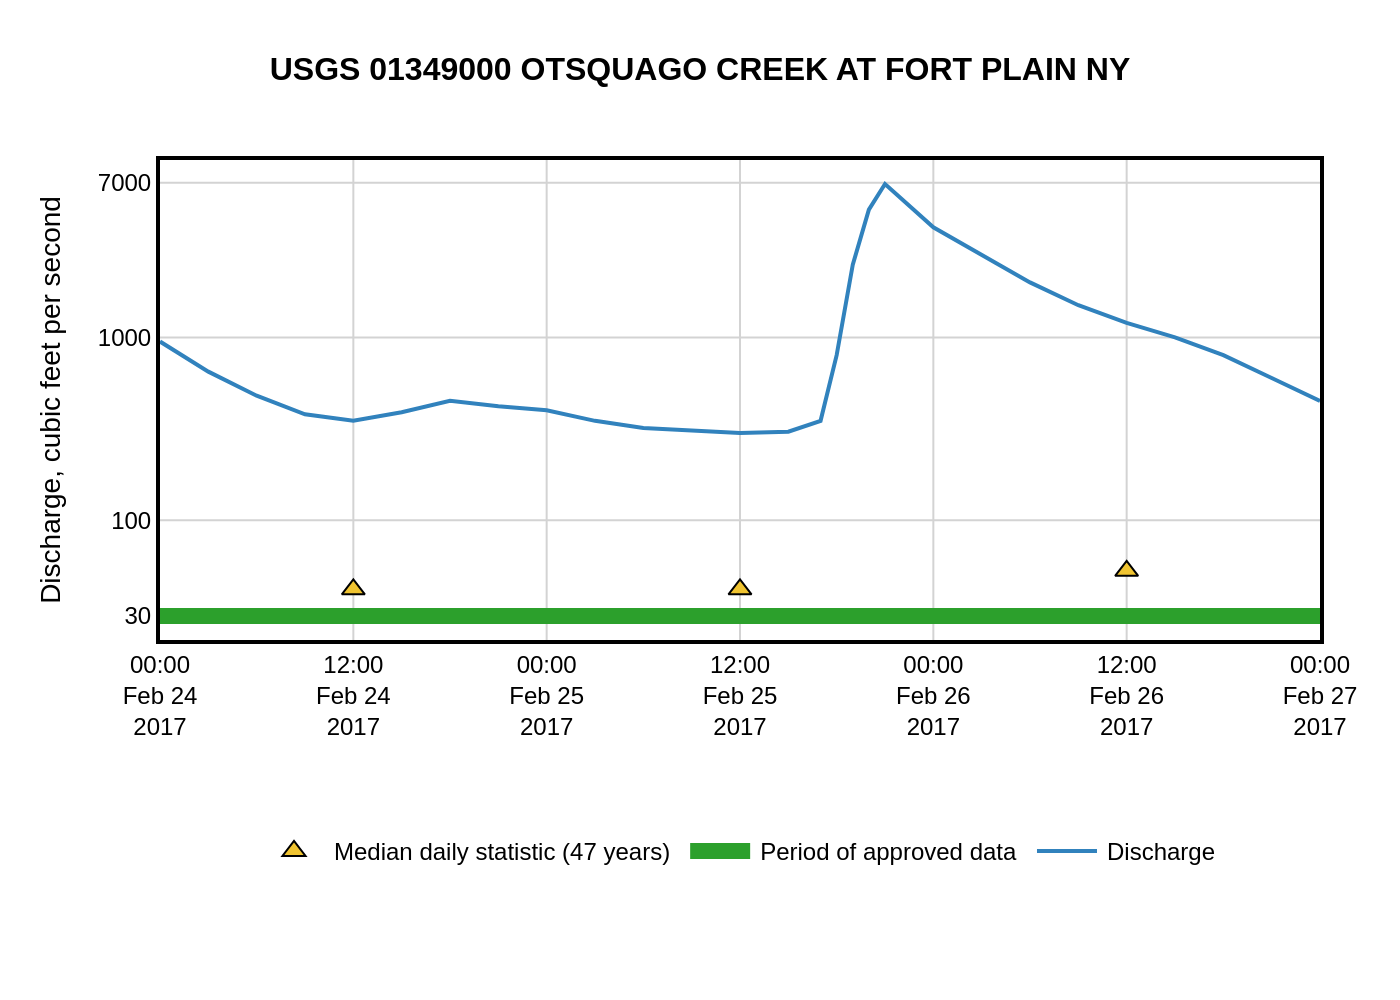

The Python source for this figure:
import sys
import json
import plotly.graph_objects as go

# Check for command-line argument
if len(sys.argv) != 2:
    print("Usage: python create_chart.py <path_to_json_file>")
    sys.exit(1)

json_file_path = sys.argv[1]

# Read data from the JSON file
try:
    with open(json_file_path, 'r', encoding='utf-8') as f:
        chart_info = json.load(f)
except FileNotFoundError:
    print(f"Error: JSON file not found at {json_file_path}")
    sys.exit(1)
except json.JSONDecodeError:
    print(f"Error: Could not decode JSON from {json_file_path}")
    sys.exit(1)

# Extract data, texts, and colors from the JSON object
chart_data = chart_info.get('chart_data', [])
texts = chart_info.get('texts', {})
colors = chart_info.get('colors', [])

# Initialize the figure
fig = go.Figure()

# Add traces to the figure by iterating through the chart_data
for i, series in enumerate(chart_data):
    color = colors[i] if i < len(colors) else None
    
    trace_params = {
        'x': series.get('x'),
        'y': series.get('y'),
        'name': series.get('name'),
        'mode': series.get('mode')
    }

    if series.get('type') == 'scatter':
        trace_params['marker'] = dict(
            color=color,
            symbol=series.get('marker_symbol', 'circle'),
            size=series.get('marker_size', 10),
            line=dict(color='black', width=1)
        )
        fig.add_trace(go.Scatter(**trace_params))
    elif series.get('type') == 'line':
        trace_params['line'] = dict(
            color=color,
            width=series.get('line_width', 2)
        )
        fig.add_trace(go.Scatter(**trace_params))

# Update layout
fig.update_layout(
    title=dict(
        text=texts.get('title'),
        x=0.5,
        xanchor='center',
        font=dict(size=16)
    ),
    yaxis=dict(
        title=texts.get('y_axis_title'),
        type='log',
        showgrid=True,
        gridcolor='lightgray',
        gridwidth=1,
        showline=True,
        linewidth=2,
        linecolor='black',
        mirror=True,
        tickvals=[30, 100, 1000, 7000],
        ticktext=['30', '100', '1000', '7000'],
        zeroline=False
    ),
    xaxis=dict(
        title=texts.get('x_axis_title'),
        showgrid=True,
        gridcolor='lightgray',
        gridwidth=1,
        showline=True,
        linewidth=2,
        linecolor='black',
        mirror=True,
        tickformat='%H:%M<br>%b %d<br>%Y',
        dtick=12*60*60*1000 # 12 hours
    ),
    legend=dict(
        orientation="h",
        yanchor="bottom",
        y=-0.5, # Position legend below the x-axis labels
        xanchor="center",
        x=0.5
    ),
    font=dict(
        family="Arial",
        size=12,
        color="black"
    ),
    plot_bgcolor='white',
    margin=dict(l=80, r=40, t=80, b=180) # Adjust margins for labels and legend
)

# Derive output filename from JSON path
if json_file_path.endswith('.json'):
    output_filename = json_file_path[:-5] + '.png'
else:
    output_filename = json_file_path + '.png'

# Save the figure as a PNG image
fig.write_image(output_filename, scale=2)
print(f"Chart saved to {output_filename}")
